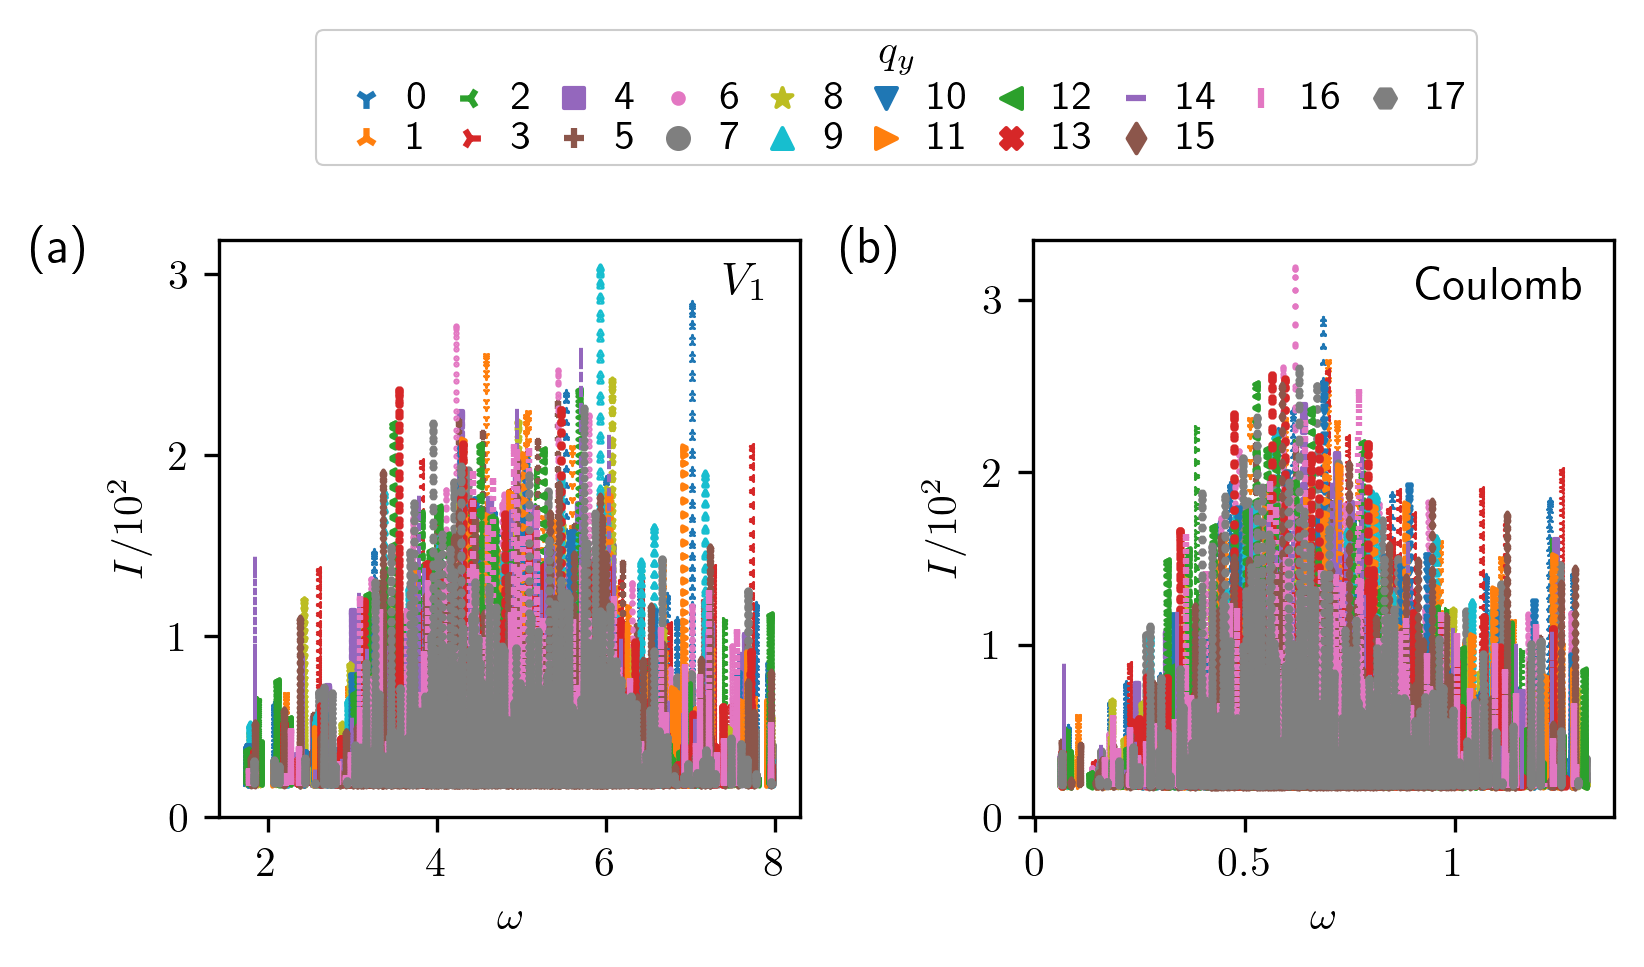

The Python source for this figure:
import csv
import itertools
import numpy as np
import matplotlib.pyplot as plt
import matplotlib.gridspec as gridspec
from matplotlib.ticker import FormatStrFormatter


plt.rc('text', usetex=True)
plt.rc('text.latex', preamble=r'\usepackage{amsmath}')

stripped_files = "/home/bart/PycharmProjects/response_functions/FQHETorusSpectralResponse_2/stripped_files/"


def plot_2d_q(axis, name, numb_qy, omega_min, omega_max):

    marker = itertools.cycle(('1', '2', '3', '4', ',', '+', '.', 'o', '*', '^', 'v', '>', '<', 'X', '_', 'd', '|', 'H'))

    for qy_value in range(numb_qy):
        omega = []
        SR = []
        file = f"fermions_torus_spec_resp_kysym_{name}_n_6_2s_{numb_qy}_ratio_1.000000_qy_{qy_value}" \
               f".omega_{omega_min}-{omega_max}_eps_0.0001.sr.cut"
        with open(stripped_files + file, 'r') as csvfile:
            plots = csv.reader(csvfile, delimiter=' ')
            for row in plots:
                if name == "V1":
                    omega.append((float(row[0])+10) - 0)
                elif name == "coulomb":
                    omega.append((float(row[0])+10) - -1.3711444004959)
                SR.append(float(row[1])/100)
        axis.scatter(omega, SR, s=1, label=qy_value, marker=next(marker))

        if name == 'coulomb' and qy_value == 0:

            orig_min = min(omega)
            orig_max = max(omega)
            # original_min = min(omega)-10-1.3711444004959
            # original_max = max(omega)-10-1.3711444004959
            # print("original min = ", original_min)
            print("lower quartile = ", np.percentile(omega, 25))
            print("median = ", np.median(omega))
            print("upper quartile = ", np.percentile(omega, 75))
            # print("original max = ", original_max)
            # print(f"mean = {(original_max+original_min)/2:.6g}+-{(original_max-original_min)/2:.6g}")
            print(f"mean = {(orig_max + orig_min) / 2:.6g}+-{(orig_max - orig_min) / 2:.6g}")

    axis.set_xlabel('$\omega-\omega_0$')
    axis.xaxis.set_major_formatter(FormatStrFormatter('$%g$'))
    axis.yaxis.set_major_formatter(FormatStrFormatter('$%g$'))
    axis.set_ylabel('$I/10^2$')
    axis.set_ylim(bottom=0)

    if name == "V1":
        leg = axis.legend(loc='upper right', handletextpad=0, borderpad=0.2, framealpha=1,
                          edgecolor=None, markerscale=5, ncol=10, labelspacing=0, columnspacing=0, bbox_to_anchor=(2.2, 1.4), title='$q_y$')
        leg.get_frame().set_linewidth(0.5)


if __name__ == "__main__":

    fig = plt.figure(figsize=(6, 2.5))
    gs = gridspec.GridSpec(1, 2, hspace=0.4, wspace=0.4)

    ax0 = plt.subplot(gs[0])
    plot_2d_q(ax0, "V1", 18, omega_min=-100, omega_max=100)
    ax1 = plt.subplot(gs[1])
    plot_2d_q(ax1, "coulomb", 18, omega_min=-100, omega_max=100)

    fig.text(0.04, 0.85, "(a)", fontsize=12)
    fig.text(0.49, 0.85, "(b)", fontsize=12)

    fig.text(0.405, 0.8, "$V_1$", fontsize=11)
    fig.text(0.79, 0.8, "Coulomb", fontsize=11)

    plt.savefig("sr.png", bbox_inches='tight', dpi=300)
    plt.show()
